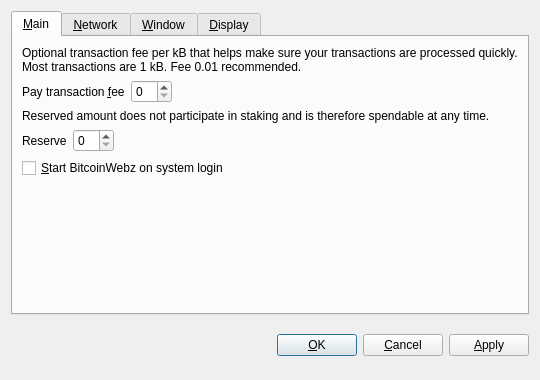
<?xml version="1.0" encoding="UTF-8"?>
<ui version="4.0">
 <class>OptionsDialog</class>
 <widget class="QDialog" name="OptionsDialog">
  <property name="geometry">
   <rect>
    <x>0</x>
    <y>0</y>
    <width>540</width>
    <height>380</height>
   </rect>
  </property>
  <property name="windowTitle">
   <string>Options</string>
  </property>
  <property name="modal">
   <bool>true</bool>
  </property>
  <layout class="QVBoxLayout" name="verticalLayout">
   <item>
    <widget class="QTabWidget" name="tabWidget">
     <property name="tabPosition">
      <enum>QTabWidget::North</enum>
     </property>
     <property name="currentIndex">
      <number>0</number>
     </property>
     <widget class="QWidget" name="tabMain">
      <attribute name="title">
       <string>&amp;Main</string>
      </attribute>
      <layout class="QVBoxLayout" name="verticalLayout_Main">
       <item>
        <widget class="QLabel" name="transactionFeeInfoLabel">
         <property name="text">
          <string>Optional transaction fee per kB that helps make sure your transactions are processed quickly. Most transactions are 1 kB. Fee 0.01 recommended.</string>
         </property>
         <property name="textFormat">
          <enum>Qt::PlainText</enum>
         </property>
         <property name="wordWrap">
          <bool>true</bool>
         </property>
        </widget>
       </item>
       <item>
        <layout class="QHBoxLayout" name="horizontalLayoutFee">
         <item>
          <widget class="QLabel" name="transactionFeeLabel">
           <property name="text">
            <string>Pay transaction &amp;fee</string>
           </property>
           <property name="textFormat">
            <enum>Qt::PlainText</enum>
           </property>
           <property name="buddy">
            <cstring>transactionFee</cstring>
           </property>
          </widget>
         </item>
         <item>
          <widget class="BitcoinAmountField" name="transactionFee"/>
         </item>
         <item>
          <spacer name="horizontalSpacerFee">
           <property name="orientation">
            <enum>Qt::Horizontal</enum>
           </property>
           <property name="sizeHint" stdset="0">
            <size>
             <width>40</width>
             <height>20</height>
            </size>
           </property>
          </spacer>
         </item>
        </layout>
       </item>
       <item>
        <widget class="QLabel" name="reserveBalanceInfoLabel">
         <property name="text">
          <string>Reserved amount does not participate in staking and is therefore spendable at any time.</string>
         </property>
         <property name="textFormat">
          <enum>Qt::PlainText</enum>
         </property>
         <property name="wordWrap">
          <bool>true</bool>
         </property>
        </widget>
       </item>
       <item>
        <layout class="QHBoxLayout" name="horizontalLayoutReserveBalance">
         <item>
          <widget class="QLabel" name="reserveBalanceLabel">
           <property name="text">
            <string>Reserve</string>
           </property>
           <property name="textFormat">
            <enum>Qt::PlainText</enum>
           </property>
           <property name="buddy">
            <cstring>reserveBalance</cstring>
           </property>
          </widget>
         </item>
         <item>
          <widget class="BitcoinAmountField" name="reserveBalance"/>
         </item>
         <item>
          <spacer name="horizontalSpacerReserveBalance">
           <property name="orientation">
            <enum>Qt::Horizontal</enum>
           </property>
           <property name="sizeHint" stdset="0">
            <size>
             <width>40</width>
             <height>20</height>
            </size>
           </property>
          </spacer>
         </item>
        </layout>
       </item>
       <item>
        <widget class="QCheckBox" name="bitcoinAtStartup">
         <property name="toolTip">
          <string>Automatically start BitcoinWebz after logging in to the system.</string>
         </property>
         <property name="text">
          <string>&amp;Start BitcoinWebz on system login</string>
         </property>
        </widget>
       </item>
       <item>
        <spacer name="verticalSpacer_Main">
         <property name="orientation">
          <enum>Qt::Vertical</enum>
         </property>
         <property name="sizeHint" stdset="0">
          <size>
           <width>20</width>
           <height>40</height>
          </size>
         </property>
        </spacer>
       </item>
      </layout>
     </widget>
     <widget class="QWidget" name="tabNetwork">
      <attribute name="title">
       <string>&amp;Network</string>
      </attribute>
      <layout class="QVBoxLayout" name="verticalLayout_Network">
       <item>
        <widget class="QCheckBox" name="mapPortUpnp">
         <property name="toolTip">
          <string>Automatically open the BitcoinWebz client port on the router. This only works when your router supports UPnP and it is enabled.</string>
         </property>
         <property name="text">
          <string>Map port using &amp;UPnP</string>
         </property>
        </widget>
       </item>
       <item>
        <widget class="QCheckBox" name="connectSocks">
         <property name="toolTip">
          <string>Connect to the BitcoinWebz network through a SOCKS proxy (e.g. when connecting through Tor).</string>
         </property>
         <property name="text">
          <string>&amp;Connect through SOCKS proxy:</string>
         </property>
        </widget>
       </item>
       <item>
        <layout class="QHBoxLayout" name="horizontalLayout_Network">
         <item>
          <widget class="QLabel" name="proxyIpLabel">
           <property name="text">
            <string>Proxy &amp;IP:</string>
           </property>
           <property name="textFormat">
            <enum>Qt::PlainText</enum>
           </property>
           <property name="buddy">
            <cstring>proxyIp</cstring>
           </property>
          </widget>
         </item>
         <item>
          <widget class="QValidatedLineEdit" name="proxyIp">
           <property name="maximumSize">
            <size>
             <width>140</width>
             <height>16777215</height>
            </size>
           </property>
           <property name="toolTip">
            <string>IP address of the proxy (e.g. 127.0.0.1)</string>
           </property>
          </widget>
         </item>
         <item>
          <widget class="QLabel" name="proxyPortLabel">
           <property name="text">
            <string>&amp;Port:</string>
           </property>
           <property name="textFormat">
            <enum>Qt::PlainText</enum>
           </property>
           <property name="buddy">
            <cstring>proxyPort</cstring>
           </property>
          </widget>
         </item>
         <item>
          <widget class="QLineEdit" name="proxyPort">
           <property name="maximumSize">
            <size>
             <width>55</width>
             <height>16777215</height>
            </size>
           </property>
           <property name="toolTip">
            <string>Port of the proxy (e.g. 9050)</string>
           </property>
          </widget>
         </item>
         <item>
          <widget class="QLabel" name="socksVersionLabel">
           <property name="text">
            <string>SOCKS &amp;Version:</string>
           </property>
           <property name="textFormat">
            <enum>Qt::PlainText</enum>
           </property>
           <property name="buddy">
            <cstring>socksVersion</cstring>
           </property>
          </widget>
         </item>
         <item>
          <widget class="QValueComboBox" name="socksVersion">
           <property name="toolTip">
            <string>SOCKS version of the proxy (e.g. 5)</string>
           </property>
          </widget>
         </item>
         <item>
          <spacer name="horizontalSpacer_Network">
           <property name="orientation">
            <enum>Qt::Horizontal</enum>
           </property>
           <property name="sizeHint" stdset="0">
            <size>
             <width>40</width>
             <height>20</height>
            </size>
           </property>
          </spacer>
         </item>
        </layout>
       </item>
       <item>
        <spacer name="verticalSpacer_Network">
         <property name="orientation">
          <enum>Qt::Vertical</enum>
         </property>
         <property name="sizeHint" stdset="0">
          <size>
           <width>20</width>
           <height>40</height>
          </size>
         </property>
        </spacer>
       </item>
      </layout>
     </widget>
     <widget class="QWidget" name="tabWindow">
      <attribute name="title">
       <string>&amp;Window</string>
      </attribute>
      <layout class="QVBoxLayout" name="verticalLayout_Window">
       <item>
        <widget class="QCheckBox" name="minimizeToTray">
         <property name="toolTip">
          <string>Show only a tray icon after minimizing the window.</string>
         </property>
         <property name="text">
          <string>&amp;Minimize to the tray instead of the taskbar</string>
         </property>
        </widget>
       </item>
       <item>
        <widget class="QCheckBox" name="minimizeOnClose">
         <property name="toolTip">
          <string>Minimize instead of exit the application when the window is closed. When this option is enabled, the application will be closed only after selecting Quit in the menu.</string>
         </property>
         <property name="text">
          <string>M&amp;inimize on close</string>
         </property>
        </widget>
       </item>
       <item>
        <spacer name="verticalSpacer_Window">
         <property name="orientation">
          <enum>Qt::Vertical</enum>
         </property>
         <property name="sizeHint" stdset="0">
          <size>
           <width>20</width>
           <height>40</height>
          </size>
         </property>
        </spacer>
       </item>
      </layout>
     </widget>
     <widget class="QWidget" name="tabDisplay">
      <attribute name="title">
       <string>&amp;Display</string>
      </attribute>
      <layout class="QVBoxLayout" name="verticalLayout_Display">
       <item>
        <layout class="QHBoxLayout" name="horizontalLayout_1_Display">
         <item>
          <widget class="QLabel" name="langLabel">
           <property name="text">
            <string>User Interface &amp;language:</string>
           </property>
           <property name="textFormat">
            <enum>Qt::PlainText</enum>
           </property>
           <property name="buddy">
            <cstring>lang</cstring>
           </property>
          </widget>
         </item>
         <item>
          <widget class="QValueComboBox" name="lang">
           <property name="toolTip">
            <string>The user interface language can be set here. This setting will take effect after restarting BitcoinWebz.</string>
           </property>
          </widget>
         </item>
        </layout>
       </item>
       <item>
        <layout class="QHBoxLayout" name="horizontalLayout_2_Display">
         <item>
          <widget class="QLabel" name="unitLabel">
           <property name="text">
            <string>&amp;Unit to show amounts in:</string>
           </property>
           <property name="textFormat">
            <enum>Qt::PlainText</enum>
           </property>
           <property name="buddy">
            <cstring>unit</cstring>
           </property>
          </widget>
         </item>
         <item>
          <widget class="QValueComboBox" name="unit">
           <property name="toolTip">
            <string>Choose the default subdivision unit to show in the interface and when sending coins.</string>
           </property>
          </widget>
         </item>
        </layout>
       </item>
       <item>
        <widget class="QCheckBox" name="displayAddresses">
         <property name="toolTip">
          <string>Whether to show BitcoinWebz addresses in the transaction list or not.</string>
         </property>
         <property name="text">
          <string>&amp;Display addresses in transaction list</string>
         </property>
        </widget>
       </item>
       <item>
        <widget class="QCheckBox" name="coinControlFeatures">
         <property name="toolTip">
          <string>Whether to show coin control features or not.</string>
         </property>
         <property name="text">
          <string>Display coin &amp;control features (experts only!)</string>
         </property>
        </widget>
       </item>
       <item>
        <spacer name="verticalSpacer_Display">
         <property name="orientation">
          <enum>Qt::Vertical</enum>
         </property>
         <property name="sizeHint" stdset="0">
          <size>
           <width>20</width>
           <height>40</height>
          </size>
         </property>
        </spacer>
       </item>
      </layout>
     </widget>
    </widget>
   </item>
   <item>
    <layout class="QHBoxLayout" name="horizontalLayout_Buttons">
     <item>
      <spacer name="horizontalSpacer_1">
       <property name="orientation">
        <enum>Qt::Horizontal</enum>
       </property>
       <property name="sizeHint" stdset="0">
        <size>
         <width>40</width>
         <height>48</height>
        </size>
       </property>
      </spacer>
     </item>
     <item>
      <widget class="QLabel" name="statusLabel">
       <property name="font">
        <font>
         <weight>75</weight>
         <bold>true</bold>
        </font>
       </property>
       <property name="text">
        <string/>
       </property>
       <property name="textFormat">
        <enum>Qt::PlainText</enum>
       </property>
       <property name="wordWrap">
        <bool>true</bool>
       </property>
      </widget>
     </item>
     <item>
      <spacer name="horizontalSpacer_2">
       <property name="orientation">
        <enum>Qt::Horizontal</enum>
       </property>
       <property name="sizeHint" stdset="0">
        <size>
         <width>40</width>
         <height>48</height>
        </size>
       </property>
      </spacer>
     </item>
     <item>
      <widget class="QPushButton" name="okButton">
       <property name="text">
        <string>&amp;OK</string>
       </property>
      </widget>
     </item>
     <item>
      <widget class="QPushButton" name="cancelButton">
       <property name="text">
        <string>&amp;Cancel</string>
       </property>
       <property name="autoDefault">
        <bool>false</bool>
       </property>
      </widget>
     </item>
     <item>
      <widget class="QPushButton" name="applyButton">
       <property name="text">
        <string>&amp;Apply</string>
       </property>
       <property name="autoDefault">
        <bool>false</bool>
       </property>
      </widget>
     </item>
    </layout>
   </item>
  </layout>
 </widget>
 <customwidgets>
  <customwidget>
   <class>BitcoinAmountField</class>
   <extends>QSpinBox</extends>
   <header>bitcoinamountfield.h</header>
  </customwidget>
  <customwidget>
   <class>QValueComboBox</class>
   <extends>QComboBox</extends>
   <header>qvaluecombobox.h</header>
  </customwidget>
  <customwidget>
   <class>QValidatedLineEdit</class>
   <extends>QLineEdit</extends>
   <header>qvalidatedlineedit.h</header>
  </customwidget>
 </customwidgets>
 <resources/>
 <connections/>
</ui>
